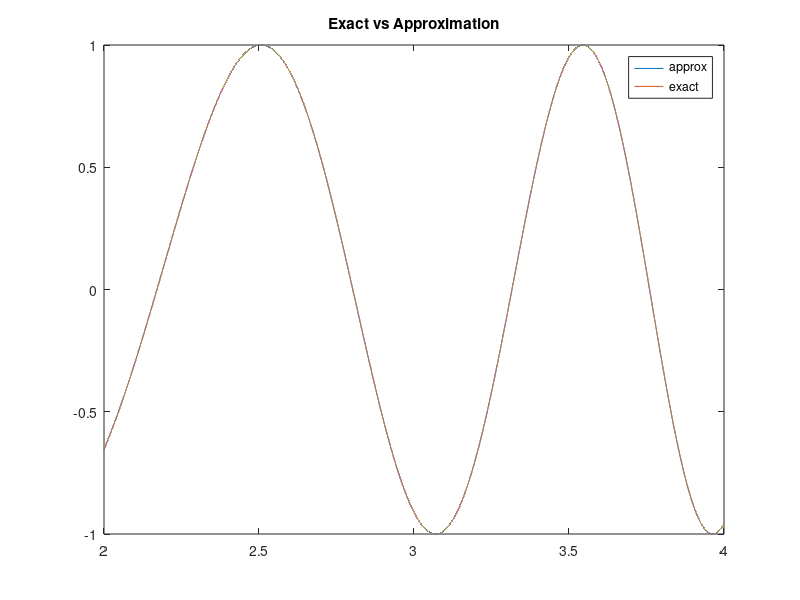

MATLAB code to generate this figure:
% thuyvy nguyen
% mth 351 (winter 2020)
% hw 2
clear all; clc

%% Variables and solving

%Exact Function
f_exact = @(x) cos(x.^2);

%Stuffs
k = -1;
e = 1;
range = linspace(2,4,100000);
exact = f_exact(range);
f_approx = 0;

while k < 24
    k = k + 1;
    P = @(x) ((-1)^k .* ((x.^2).^(2*k)))./factorial(2*k);
    f_approx = f_approx + P(range);
    diff = abs(exact - f_approx);
   % [e,t] = max(diff);
    
    %{ 
    PRETTY
    plot(range,f_approx); hold on;
    plot(range, exact);
    ylim([-1.1 1.1])
    hold off
    %}
end
 
%% Plotting

%subplot(1,3,[1 2])
plot(range,f_approx); hold on
plot(range, exact)
xlim([2 4])
title('Exact vs Approximation');
legend('approx','exact')

%subplot(1,3,3)
%plot(range(9000:10000),f_approx(9000:10000)); hold on;
%plot(range(9000:10000),exact(9000:10000));
%xlim([3.9 4])
%title('Zoomed In: Region of Greatest Error');
%legend('approx','exact')
